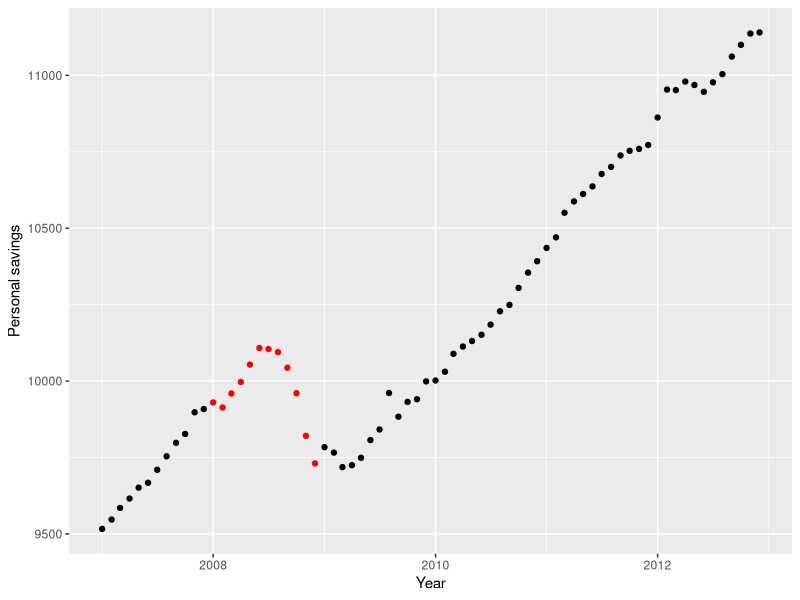
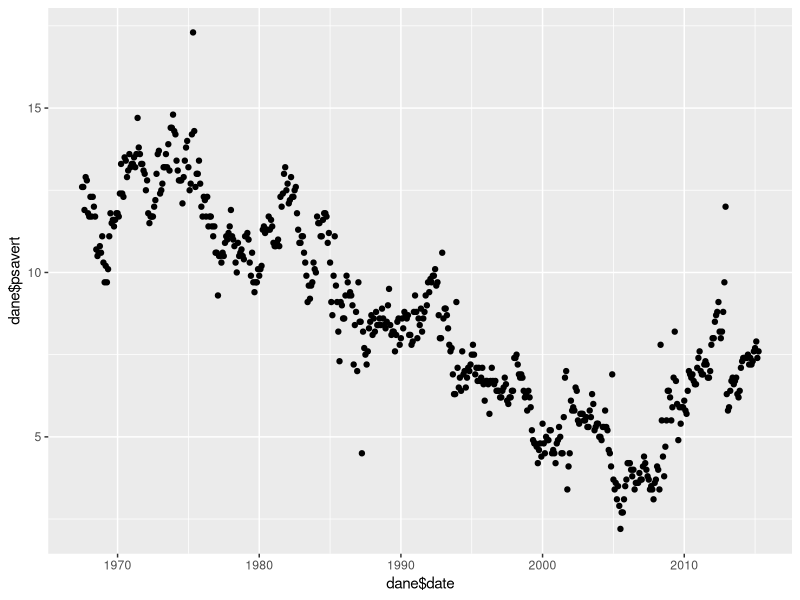

R code for these plots, in order:
install.packages("ggplot2")
library(ggplot2)

dane <- economics
dane

#################################

# Spadki wydatków - krach w 2008r.

subDane <- dane[c(substring(dane$date, 1, 4) >= 2007 & substring(dane$date, 1, 4) <= 2012),]
ggplot(subDane, aes(date, pce)) +
  geom_point(colour = ifelse(substring(subDane$date,1,4) == 2008, 'red', 'black')) + 
  theme(legend.position = 'none') +
  labs(x = 'Year', y = 'Personal savings')




################################

# sezonowość i dodatkowo wzrost personal savings po 2008r.

qplot(dane$date, dane$psavert)












